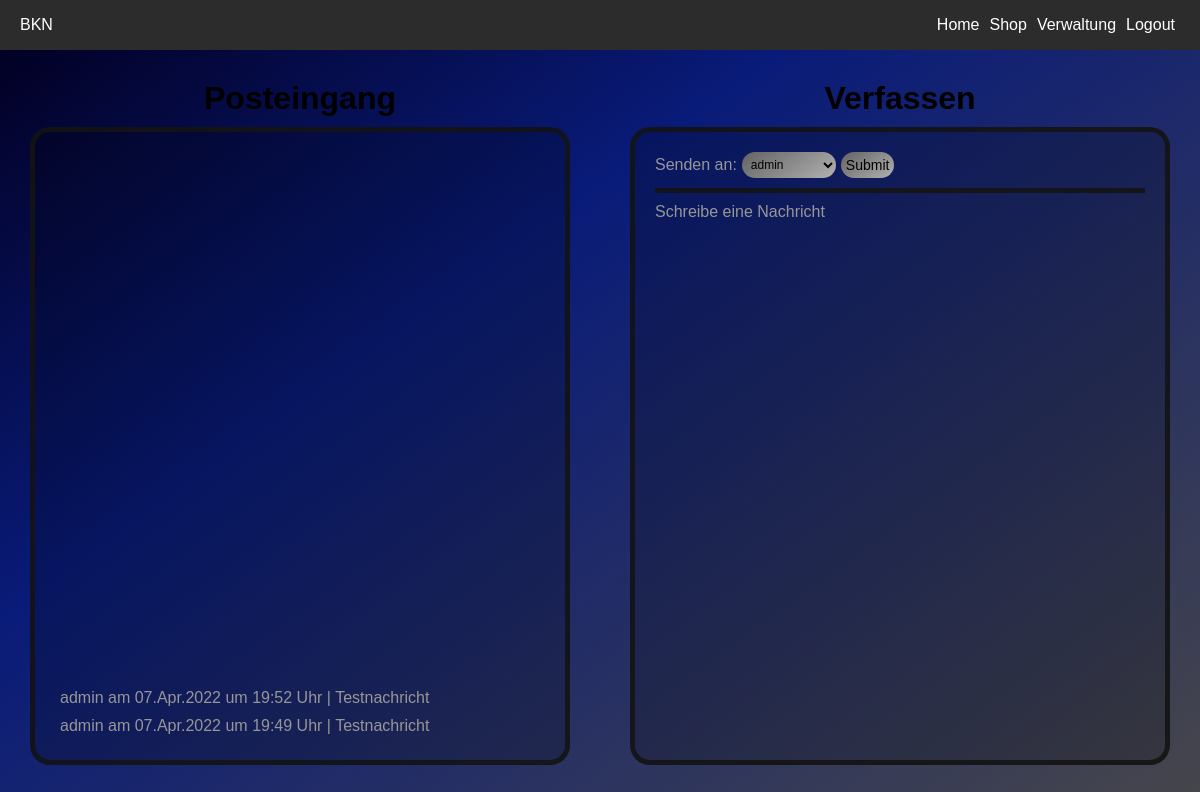
/pages/verwaltung.php (signed in), run on the app's committed database.
### tables this page shows
CREATE TABLE `messagesystem` (
	`id` int NOT NULL AUTO_INCREMENT,
	`ownerid` int DEFAULT NULL,
	`senderid` int DEFAULT NULL,
	`msgtext` text,
	`unixtime` int DEFAULT NULL,
	PRIMARY KEY (`id`)
);

CREATE TABLE `loginsystem` (
	`id` int NOT NULL AUTO_INCREMENT,
	`username` varchar(64) DEFAULT NULL,
	`pwhash` varchar(64) DEFAULT NULL,
	`mitarbeiter` tinyint(1) DEFAULT NULL,
	`article` int DEFAULT NULL,
	PRIMARY KEY (`id`)
);

### pages/verwaltung.php (the view, shortened to what this page needs)
<?php
	include('../utils/zugriff.inc');
	$userid = $_SESSION['userid'];
?>
<!DOCTYPE html>
<html lang="de">
<head>
	<link rel="stylesheet" href="../assets/css/navbar.css">
	<link rel="stylesheet" href="../assets/css/page.css">
	<link rel="stylesheet" href="../assets/css/verwaltung.css">
</head>
<body>
	<div id="page">
		<header>
			<?php include('../utils/navbar.php'); ?>
		</header>
		<div id="content">
			<div class="container" id="posteingang">
				<h1>Posteingang</h1>
				<div class="box" id="messages">
					<?php
						try {
       						$connection = mysqli_connect($dbhost, $dbuser, $dbpassword, $database);
        					$query = "SELECT senderid, msgtext, unixtime FROM messagesystem WHERE ownerid=$userid;";
        					$result = mysqli_query($connection, $query);
        					while($datensatz = mysqli_fetch_array($result)) {
        						$senderid = $datensatz['senderid'];
								$text = $datensatz['msgtext'];
								$unixtime = $datensatz['unixtime'];
								$date = gmdate("d.M.Y", $unixtime);
								$time = gmdate("H:i", $unixtime);
								if($senderid != 0) {
									$query2 = "SELECT username FROM loginsystem WHERE id=$senderid;";
        							$result2 = mysqli_query($connection, $query2);
									$sendername = mysqli_fetch_assoc($result2)['username'];
									echo "<p>$sendername am $date um $time Uhr | $text</p>";
								} else {
									echo "<p>SYSTEM | $text</p>";
								}
        					}
						} catch(exception) {
							$meldung = "Es ist ein Problem mit der Datenbank aufgetreten!";
						}
					?>
				</div>
			</div>
			<div class="container" id="verfassen">
				<h1>Verfassen</h1>
				<div class="box" id="write">
					<form action="./verwaltung.php" method="POST" id="sendform">
						<label>Senden an:</label>
							<?php
								try {
        							$connection = mysqli_connect($dbhost, $dbuser, $dbpassword, $database);
        							$query = "SELECT id, username FROM loginsystem;";
        							$result = mysqli_query($connection, $query);
									echo '<select name="users" id="users">';
        							while($row = mysqli_fetch_object($result)) {
        		    					$id = $row -> id;
										$username = $row -> username;
										if($username != $_SESSION['username']) {
											echo "<option class='optusr' value='$id'>$username</option>";
										}
        							}
									echo '</select>';
									echo '<input type="submit" id="sendebtn"/>';
								} catch(exception) {
									$meldung = "Es ist ein Problem mit der Datenbank aufgetreten!";
								}
							?>
					</form>
					<hr/>
					<textarea id="write_box" name="write_box" rows="4" cols="50" form="sendform">Schreibe eine Nachricht</textarea>
				</div>
			</div>
		</div>
	</div>
</body>
</html>

### assets/css/page.css (style rules this page uses)
* { margin: 0; padding: 0; font-family: Arial, Helvetica, sans-serif; }
:root { --border-radius: 20px; }
#page { display: flex; position: absolute; width: 100%; height: 100%; flex-direction: column; }
#content { position: relative; background: rgb(2, 0, 36); background: linear-gradient(144deg, rgba(2, 0, 36, 1) 0%, rgba(9, 27, 121, 1) 35%, rgba(70, 70, 75, 1) 100%); overflow: scroll; width: 100%; height: 100%; }

### assets/css/verwaltung.css (style rules this page uses)
#content { display: flex; flex-direction: row; align-items: center; flex-wrap: nowrap; justify-content: space-between; align-content: center; align-items: flex-start; }
.container { position: relative; width: 100%; height: 85%; margin: 30px; }
.container h1 { text-align: center; margin-bottom: 10px; }
.box { display: flex; flex-direction: column-reverse; float: left; width: 100%; height: 100%; border: 5px solid rgba(20, 20, 20, 0.9); border-radius: var(--border-radius); padding: 20px; background: rgba(1, 1, 1, 0.2); color: rgb(151, 151, 151); box-sizing: border-box; overflow-y: scroll; }
#write_box { width: 100%; height: 100%; border: none; resize: none; background-color: transparent; font-size: 23px; color: rgb(151, 151, 151); font-size: medium; outline: none; margin-top: 10px; }
#write { flex-direction: column; }
#write form { margin-bottom: 10px; }
#write hr { border: none; border-top: 5px solid rgba(20, 20, 20, 0.9); }
#messages p { margin: 5px; }
#users { font-family: Arial, Helvetica, sans-serif; font-size: 12px; color: black; border: none; padding: 5px; margin: 0 5px; background: linear-gradient(144deg, rgba(99,99,99,1) 0%, rgba(177,177,177,1) 100%); border-radius: 25px; }
#sendebtn { font-family: Arial, Helvetica, sans-serif; font-size: 14px; color: black; border: none; padding: 5px; background: linear-gradient(144deg, rgba(99,99,99,1) 0%, rgba(177,177,177,1) 100%); border-radius: 25px; }
#sendform { display: flex; flex-direction: row; align-items: center; }

### data on the page
messagesystem: loginsystem.username "admin", unixtime "07.Apr.2022", unixtime "19:49", msgtext "Testnachricht"
messagesystem: loginsystem.username "admin", unixtime "07.Apr.2022", unixtime "19:52", msgtext "Testnachricht"

### other printed values
form field users "admin"
